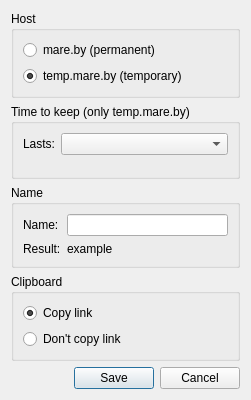
<?xml version="1.0" encoding="UTF-8"?>
<ui version="4.0">
 <class>Dialog</class>
 <widget class="QDialog" name="Dialog">
  <property name="geometry">
   <rect>
    <x>0</x>
    <y>0</y>
    <width>251</width>
    <height>400</height>
   </rect>
  </property>
  <property name="windowTitle">
   <string>mare.by - Settings</string>
  </property>
  <layout class="QVBoxLayout" name="verticalLayout_2">
   <item>
    <widget class="QGroupBox" name="group_host">
     <property name="title">
      <string>Host</string>
     </property>
     <layout class="QVBoxLayout" name="verticalLayout_host">
      <item>
       <widget class="QRadioButton" name="radio_mare">
        <property name="text">
         <string>mare.by (permanent)</string>
        </property>
       </widget>
      </item>
      <item>
       <widget class="QRadioButton" name="radio_temp_mare">
        <property name="text">
         <string>temp.mare.by (temporary)</string>
        </property>
        <property name="checked">
         <bool>true</bool>
        </property>
       </widget>
      </item>
     </layout>
    </widget>
   </item>
   <item>
    <widget class="QGroupBox" name="group_expire">
     <property name="title">
      <string>Time to keep (only temp.mare.by)</string>
     </property>
     <layout class="QFormLayout" name="form_expire">
      <item row="0" column="0">
       <widget class="QLabel" name="label_expire">
        <property name="text">
         <string>Lasts:</string>
        </property>
       </widget>
      </item>
      <item row="0" column="1">
       <widget class="QComboBox" name="combo_expire"/>
      </item>
     </layout>
    </widget>
   </item>
   <item>
    <widget class="QGroupBox" name="group_name">
     <property name="title">
      <string>Name</string>
     </property>
     <layout class="QFormLayout" name="formLayout">
      <item row="0" column="0">
       <widget class="QLabel" name="label_nameFormat">
        <property name="text">
         <string>Name:</string>
        </property>
       </widget>
      </item>
      <item row="0" column="1">
       <widget class="QLineEdit" name="input_name"/>
      </item>
      <item row="1" column="0">
       <widget class="QLabel" name="label_result">
        <property name="text">
         <string>Result:</string>
        </property>
       </widget>
      </item>
      <item row="1" column="1">
       <widget class="QLabel" name="label_example">
        <property name="text">
         <string>example</string>
        </property>
       </widget>
      </item>
     </layout>
    </widget>
   </item>
   <item>
    <widget class="QGroupBox" name="group_clipboard">
     <property name="title">
      <string>Clipboard</string>
     </property>
     <layout class="QVBoxLayout" name="verticalLayout_3">
      <item>
       <widget class="QRadioButton" name="radio_copy">
        <property name="text">
         <string>Copy link</string>
        </property>
        <property name="checked">
         <bool>true</bool>
        </property>
       </widget>
      </item>
      <item>
       <widget class="QRadioButton" name="radio_dontcopy">
        <property name="text">
         <string>Don't copy link</string>
        </property>
       </widget>
      </item>
     </layout>
    </widget>
   </item>
   <item>
    <widget class="QDialogButtonBox" name="buttonBox">
     <property name="orientation">
      <enum>Qt::Horizontal</enum>
     </property>
     <property name="standardButtons">
      <set>QDialogButtonBox::Cancel|QDialogButtonBox::Save</set>
     </property>
    </widget>
   </item>
  </layout>
 </widget>
 <tabstops>
  <tabstop>radio_mare</tabstop>
  <tabstop>radio_temp_mare</tabstop>
  <tabstop>combo_expire</tabstop>
  <tabstop>input_name</tabstop>
  <tabstop>radio_copy</tabstop>
  <tabstop>radio_dontcopy</tabstop>
  <tabstop>buttonBox</tabstop>
 </tabstops>
 <resources/>
 <connections>
  <connection>
   <sender>buttonBox</sender>
   <signal>accepted()</signal>
   <receiver>Dialog</receiver>
   <slot>accept()</slot>
  </connection>
  <connection>
   <sender>buttonBox</sender>
   <signal>rejected()</signal>
   <receiver>Dialog</receiver>
   <slot>reject()</slot>
  </connection>
  <connection>
   <sender>radio_temp_mare</sender>
   <signal>toggled(bool)</signal>
   <receiver>group_expire</receiver>
   <slot>setEnabled(bool)</slot>
  </connection>
 </connections>
</ui>
